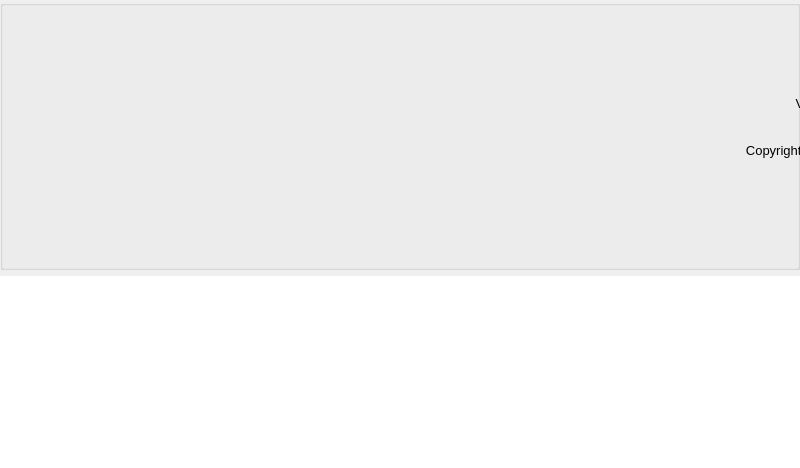
      <widget class="QWidget" name="tab_about">
       <property name="maximumSize">
        <size>
         <width>16777215</width>
         <height>16777215</height>
        </size>
       </property>
       <attribute name="title">
        <string>Tab 7</string>
       </attribute>
       <attribute name="toolTip">
        <string>About Vulkan Configurator</string>
       </attribute>
       <layout class="QVBoxLayout" name="verticalLayout_13">
        <property name="leftMargin">
         <number>0</number>
        </property>
        <property name="topMargin">
         <number>0</number>
        </property>
        <property name="rightMargin">
         <number>0</number>
        </property>
        <property name="bottomMargin">
         <number>0</number>
        </property>
        <item>
         <widget class="QGroupBox" name="groupBox">
          <property name="minimumSize">
           <size>
            <width>800</width>
            <height>270</height>
           </size>
          </property>
          <property name="title">
           <string/>
          </property>
          <property name="flat">
           <bool>false</bool>
          </property>
          <widget class="QLabel" name="label_11">
           <property name="geometry">
            <rect>
             <x>640</x>
             <y>20</y>
             <width>141</width>
             <height>61</height>
            </rect>
           </property>
           <property name="text">
            <string/>
           </property>
           <property name="pixmap">
            <pixmap resource="resources.qrc">:/resourcefiles/lunarg_logo.png</pixmap>
           </property>
           <property name="textInteractionFlags">
            <set>Qt::TextInteractionFlag::TextBrowserInteraction</set>
           </property>
          </widget>
          <widget class="QLabel" name="label_10">
           <property name="geometry">
            <rect>
             <x>640</x>
             <y>190</y>
             <width>91</width>
             <height>81</height>
            </rect>
           </property>
           <property name="text">
            <string/>
           </property>
           <property name="pixmap">
            <pixmap resource="resources.qrc">:/resourcefiles/qt_logo.png</pixmap>
           </property>
          </widget>
          <widget class="QLabel" name="about_label_licenced">
           <property name="geometry">
            <rect>
             <x>760</x>
             <y>90</y>
             <width>201</width>
             <height>41</height>
            </rect>
           </property>
           <property name="font">
            <font>
             <family>Arial</family>
             <pointsize>10</pointsize>
             <bold>false</bold>
            </font>
           </property>
           <property name="text">
            <string>Vulkan Configurator licensed under Apache 2.0</string>
           </property>
           <property name="alignment">
            <set>Qt::AlignmentFlag::AlignRight|Qt::AlignmentFlag::AlignTrailing|Qt::AlignmentFlag::AlignVCenter</set>
           </property>
           <property name="wordWrap">
            <bool>true</bool>
           </property>
          </widget>
          <widget class="QLabel" name="label_9">
           <property name="geometry">
            <rect>
             <x>680</x>
             <y>130</y>
             <width>281</width>
             <height>41</height>
            </rect>
           </property>
           <property name="font">
            <font>
             <family>Arial</family>
             <pointsize>10</pointsize>
             <bold>false</bold>
            </font>
           </property>
           <property name="layoutDirection">
            <enum>Qt::LayoutDirection::LeftToRight</enum>
           </property>
           <property name="text">
            <string>Copyright (c) 2020-2025 LunarG, Inc.</string>
           </property>
           <property name="alignment">
            <set>Qt::AlignmentFlag::AlignRight|Qt::AlignmentFlag::AlignTrailing|Qt::AlignmentFlag::AlignVCenter</set>
           </property>
           <property name="wordWrap">
            <bool>true</bool>
           </property>
          </widget>
          <widget class="QPushButton" name="about_qt_pushButton">
           <property name="geometry">
            <rect>
             <x>880</x>
             <y>230</y>
             <width>81</width>
             <height>32</height>
            </rect>
           </property>
           <property name="text">
            <string>About Qt</string>
           </property>
          </widget>
          <widget class="QLabel" name="label_8">
           <property name="geometry">
            <rect>
             <x>730</x>
             <y>190</y>
             <width>231</width>
             <height>41</height>
            </rect>
           </property>
           <property name="font">
            <font>
             <family>Arial</family>
             <pointsize>10</pointsize>
             <bold>false</bold>
            </font>
           </property>
           <property name="text">
            <string>Qt licensed under LGPL 3.0</string>
           </property>
           <property name="alignment">
            <set>Qt::AlignmentFlag::AlignRight|Qt::AlignmentFlag::AlignTrailing|Qt::AlignmentFlag::AlignVCenter</set>
           </property>
           <property name="wordWrap">
            <bool>true</bool>
           </property>
          </widget>
          <widget class="QLabel" name="label_18">
           <property name="geometry">
            <rect>
             <x>10</x>
             <y>10</y>
             <width>600</width>
             <height>245</height>
            </rect>
           </property>
           <property name="sizePolicy">
            <sizepolicy hsizetype="Preferred" vsizetype="Preferred">
             <horstretch>0</horstretch>
             <verstretch>0</verstretch>
            </sizepolicy>
           </property>
           <property name="maximumSize">
            <size>
             <width>600</width>
             <height>245</height>
            </size>
           </property>
           <property name="text">
            <string/>
           </property>
           <property name="pixmap">
            <pixmap resource="resources.qrc">:/resourcefiles/vulkan_configurator.png</pixmap>
           </property>
           <property name="scaledContents">
            <bool>true</bool>
           </property>
           <property name="textInteractionFlags">
            <set>Qt::TextInteractionFlag::TextBrowserInteraction</set>
           </property>
          </widget>
          <widget class="QPushButton" name="about_lunarg_pushButton">
           <property name="geometry">
            <rect>
             <x>840</x>
             <y>30</y>
             <width>121</width>
             <height>31</height>
            </rect>
           </property>
           <property name="text">
            <string>About LunarG</string>
           </property>
          </widget>
         </widget>
        </item>
        <item>
         <widget class="QTextEdit" name="about_changelog_textEdit">
          <property name="frameShape">
           <enum>QFrame::Shape::NoFrame</enum>
          </property>
         </widget>
        </item>
       </layout>
      </widget>
